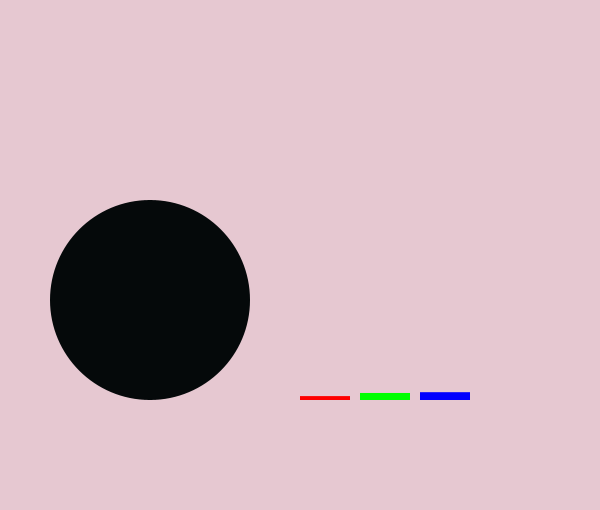
Frame 1 (no input)
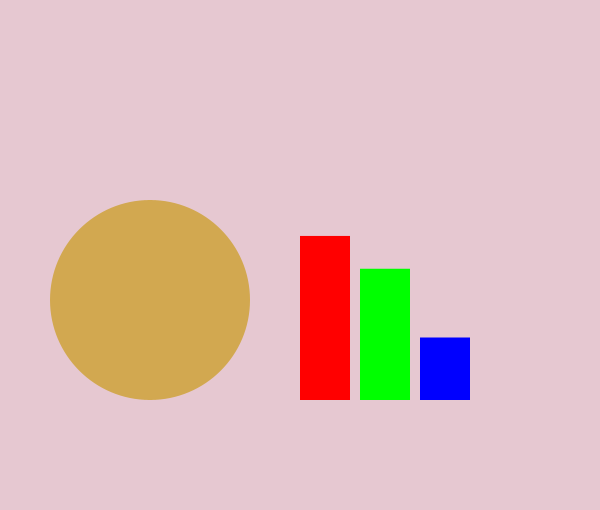
Frame 60 (the mouse pressed at the canvas centre just before this capture)
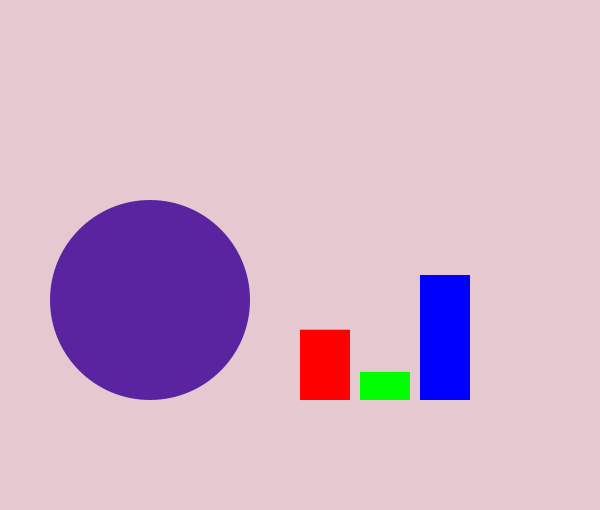
Frame 120 (the mouse held since frame 60 and released just before this capture)

The Processing sketch that drew these frames (run headless with seeded random() and noise(); from frame 60 on, the mouse is pressed at the canvas centre):

// Processing sketch: processing_10333
// ── processing_10333.pde

// Set integers for rgb values
        int r = 0; int g = 0; int b = 0;
// Set integers for velocity of change values
        int x = 0; int y = 0; int z = 0;
     void setup() {
       size(600, 510);
       stroke(255);

     } 

     void draw() {
//refresh between each frame
       background(230, 200, 209);
//if r value reaches full, set the change value to -5
  if(r >= 255) {
    x=-5;
//if r value gets down to 0, set the change value to 5 to start cycling back up
  }else if(r <= 0) {
    x=5;
}
//alter the r value by the change integer
  r=r+x;  
  
//similar functions for g value and b value, with different change rates
  if(g >= 255) {
    y=-3;
  }else if(g <= 0) {
    y=9;
}
  g=g+y;  
  
  if(b >= 255) {
    z=-10;
  }else if(b <= 0) {
    z=10;
}
  b=b+z;
  
noStroke();

//Set the fill colour to the values of the integers
  fill(r, g, b);
  
//draw a circle in that colour
      ellipse(150, 300, 200, 200);
      
//draw a red rectangle whose height reflects the r value
      fill(255, 0, 0);
       rect(300, 400, 50, -r/1.28);
       
//draw a green rectangle whose height reflects the g value
      fill(0, 255, 0);
       rect(360, 400, 50, -g/1.28);
       
//draw a blue rectangle whose height reflects the b value
      fill(0, 0, 255);
       rect(420, 400, 50, -b/1.28);

     }
